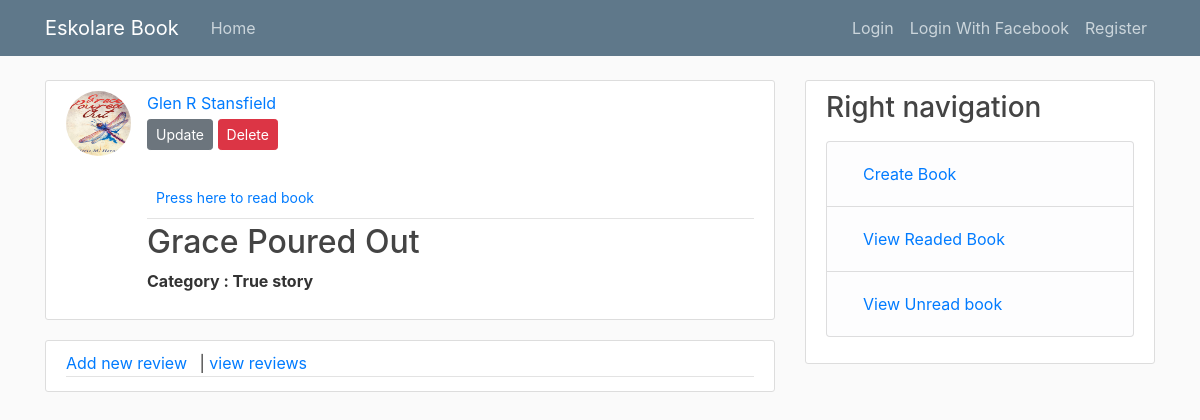
Screenshot of /book/4/ with the database file from the repository.
### book/models.py (models this page shows, shortened)
class Book(models.Model):
    title = models.CharField(max_length=100)
    category = models.CharField(max_length=100)
    author = models.CharField(max_length=100)
    cover = models.ImageField(upload_to='book_covers')
    is_read = models.BooleanField(default=False)

### book/views.py (the view)
# urls.py: path('book/<int:pk>/', BookDetailView.as_view(), name='book-detail'),
class BookDetailView(DetailView):
    model = Book

### book/templates/book/book_detail.html
{% extends "book/base.html" %}
{% load crispy_forms_tags %}
{% block content %}
<article class="media content-section">
    <img class="rounded-circle article-img" src="{{ object.cover.url }}">
    <div class="media-body">
        <div class="article-metadata">
            <a class="mr-2" href="#">{{ object.author }}</a>
            <div>
                <a class="btn btn-secondary btn-sm mt-1 mb-1" href="{% url 'book-update' object.id %}">Update</a>
                <a class="btn btn-danger btn-sm mt-1 mb-1" href="{% url 'book-delete' object.id %}">Delete</a>
            </div>
            <br>
            <a class="btn btn-infor btn-sm mt-1 mb-1" href="{% url 'read-book' object.id %}">Press here to read book</a>
            <br>
        </div>
        <h2 class="article-title">{{ object.title }}</h2>
        <p class="article-content"><strong>Category : {{ book.category }}</strong></p>
    </div>
</article>
<article class="media content-section">
    <div class="media-body">
        <div class="article-metadata">
            <a class="mr-2" href="{% url 'review-create' %}">Add new review</a>
            | <a class="mr-2" href="{% url 'book-review' object.id %}">view reviews</a>
        </div>
    </div>
</article>
{% endblock content %}

### book/static/book/main.css (style rules this page uses)
body { background: #fafafa; color: #333333; margin-top: 5rem; }
h1, h2, h3, h4, h5, h6 { color: #444444; }
.content-section { background: #ffffff; padding: 10px 20px; border: 1px solid #dddddd; border-radius: 3px; margin-bottom: 20px; }
.article-title { color: #444444; }
.article-content { white-space: pre-line; }
.article-img { height: 65px; width: 65px; margin-right: 16px; }
.article-metadata { padding-bottom: 1px; margin-bottom: 4px; border-bottom: 1px solid #e3e3e3 }

### rows the page displays
Book: cover (picture), author "Glen R Stansfield", title "Grace Poured Out", category "True story"
